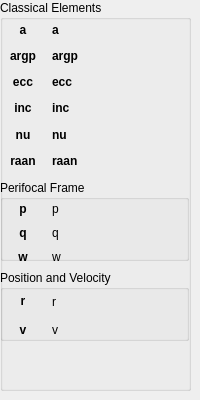
       <widget class="QWidget" name="tab_ELEM">
        <attribute name="title">
         <string>Elements</string>
        </attribute>
        <widget class="QWidget" name="layoutWidget">
         <property name="geometry">
          <rect>
           <x>0</x>
           <y>0</y>
           <width>191</width>
           <height>391</height>
          </rect>
         </property>
         <layout class="QVBoxLayout" name="verticalLayout_11" stretch="6">
          <item>
           <widget class="QGroupBox" name="groupBox">
            <property name="title">
             <string>Classical Elements</string>
            </property>
            <property name="flat">
             <bool>true</bool>
            </property>
            <widget class="QWidget" name="layoutWidget">
             <property name="geometry">
              <rect>
               <x>0</x>
               <y>20</y>
               <width>191</width>
               <height>151</height>
              </rect>
             </property>
             <layout class="QHBoxLayout" name="hlo_elem_data" stretch="1,3">
              <item>
               <layout class="QVBoxLayout" name="vlo_elem_fields">
                <item>
                 <widget class="QLabel" name="lf_a">
                  <property name="text">
                   <string>&lt;html&gt;&lt;head/&gt;&lt;body&gt;&lt;p&gt;&lt;span style=&quot; font-weight:600;&quot;&gt;a&lt;/span&gt;&lt;/p&gt;&lt;/body&gt;&lt;/html&gt;</string>
                  </property>
                  <property name="alignment">
                   <set>Qt::AlignCenter</set>
                  </property>
                 </widget>
                </item>
                <item>
                 <widget class="QLabel" name="lf_argp">
                  <property name="text">
                   <string>&lt;html&gt;&lt;head/&gt;&lt;body&gt;&lt;p&gt;&lt;span style=&quot; font-weight:600;&quot;&gt;argp&lt;/span&gt;&lt;/p&gt;&lt;/body&gt;&lt;/html&gt;</string>
                  </property>
                  <property name="alignment">
                   <set>Qt::AlignCenter</set>
                  </property>
                 </widget>
                </item>
                <item>
                 <widget class="QLabel" name="lf_ecc">
                  <property name="text">
                   <string>&lt;html&gt;&lt;head/&gt;&lt;body&gt;&lt;p&gt;&lt;span style=&quot; font-weight:600;&quot;&gt;ecc&lt;/span&gt;&lt;/p&gt;&lt;/body&gt;&lt;/html&gt;</string>
                  </property>
                  <property name="alignment">
                   <set>Qt::AlignCenter</set>
                  </property>
                 </widget>
                </item>
                <item>
                 <widget class="QLabel" name="lf_inc">
                  <property name="text">
                   <string>&lt;html&gt;&lt;head/&gt;&lt;body&gt;&lt;p&gt;&lt;span style=&quot; font-weight:600;&quot;&gt;inc&lt;/span&gt;&lt;/p&gt;&lt;/body&gt;&lt;/html&gt;</string>
                  </property>
                  <property name="alignment">
                   <set>Qt::AlignCenter</set>
                  </property>
                 </widget>
                </item>
                <item>
                 <widget class="QLabel" name="lf_nu">
                  <property name="text">
                   <string>&lt;html&gt;&lt;head/&gt;&lt;body&gt;&lt;p&gt;&lt;span style=&quot; font-weight:600;&quot;&gt;nu&lt;/span&gt;&lt;/p&gt;&lt;/body&gt;&lt;/html&gt;</string>
                  </property>
                  <property name="alignment">
                   <set>Qt::AlignCenter</set>
                  </property>
                 </widget>
                </item>
                <item>
                 <widget class="QLabel" name="lf_raan">
                  <property name="text">
                   <string>&lt;html&gt;&lt;head/&gt;&lt;body&gt;&lt;p&gt;&lt;span style=&quot; font-weight:600;&quot;&gt;raan&lt;/span&gt;&lt;/p&gt;&lt;/body&gt;&lt;/html&gt;</string>
                  </property>
                  <property name="alignment">
                   <set>Qt::AlignCenter</set>
                  </property>
                 </widget>
                </item>
               </layout>
              </item>
              <item>
               <layout class="QVBoxLayout" name="vlo_elem_values">
                <item>
                 <widget class="QLabel" name="elem_coe_0">
                  <property name="text">
                   <string>&lt;html&gt;&lt;head/&gt;&lt;body&gt;&lt;p&gt;&lt;span style=&quot; font-weight:600;&quot;&gt;a&lt;/span&gt;&lt;/p&gt;&lt;/body&gt;&lt;/html&gt;</string>
                  </property>
                  <property name="alignment">
                   <set>Qt::AlignLeading|Qt::AlignLeft|Qt::AlignVCenter</set>
                  </property>
                 </widget>
                </item>
                <item>
                 <widget class="QLabel" name="elem_coe_1">
                  <property name="text">
                   <string>&lt;html&gt;&lt;head/&gt;&lt;body&gt;&lt;p&gt;&lt;span style=&quot; font-weight:600;&quot;&gt;argp&lt;/span&gt;&lt;/p&gt;&lt;/body&gt;&lt;/html&gt;</string>
                  </property>
                  <property name="alignment">
                   <set>Qt::AlignLeading|Qt::AlignLeft|Qt::AlignVCenter</set>
                  </property>
                 </widget>
                </item>
                <item>
                 <widget class="QLabel" name="elem_coe_2">
                  <property name="text">
                   <string>&lt;html&gt;&lt;head/&gt;&lt;body&gt;&lt;p&gt;&lt;span style=&quot; font-weight:600;&quot;&gt;ecc&lt;/span&gt;&lt;/p&gt;&lt;/body&gt;&lt;/html&gt;</string>
                  </property>
                  <property name="alignment">
                   <set>Qt::AlignLeading|Qt::AlignLeft|Qt::AlignVCenter</set>
                  </property>
                 </widget>
                </item>
                <item>
                 <widget class="QLabel" name="elem_coe_3">
                  <property name="text">
                   <string>&lt;html&gt;&lt;head/&gt;&lt;body&gt;&lt;p&gt;&lt;span style=&quot; font-weight:600;&quot;&gt;inc&lt;/span&gt;&lt;/p&gt;&lt;/body&gt;&lt;/html&gt;</string>
                  </property>
                  <property name="alignment">
                   <set>Qt::AlignLeading|Qt::AlignLeft|Qt::AlignVCenter</set>
                  </property>
                 </widget>
                </item>
                <item>
                 <widget class="QLabel" name="elem_coe_4">
                  <property name="text">
                   <string>&lt;html&gt;&lt;head/&gt;&lt;body&gt;&lt;p&gt;&lt;span style=&quot; font-weight:600;&quot;&gt;nu&lt;/span&gt;&lt;/p&gt;&lt;/body&gt;&lt;/html&gt;</string>
                  </property>
                  <property name="alignment">
                   <set>Qt::AlignLeading|Qt::AlignLeft|Qt::AlignVCenter</set>
                  </property>
                 </widget>
                </item>
                <item>
                 <widget class="QLabel" name="elem_coe_5">
                  <property name="text">
                   <string>&lt;html&gt;&lt;head/&gt;&lt;body&gt;&lt;p&gt;&lt;span style=&quot; font-weight:600;&quot;&gt;raan&lt;/span&gt;&lt;/p&gt;&lt;/body&gt;&lt;/html&gt;</string>
                  </property>
                  <property name="alignment">
                   <set>Qt::AlignLeading|Qt::AlignLeft|Qt::AlignVCenter</set>
                  </property>
                 </widget>
                </item>
               </layout>
              </item>
             </layout>
            </widget>
            <widget class="QGroupBox" name="grp_pqw">
             <property name="geometry">
              <rect>
               <x>0</x>
               <y>180</y>
               <width>189</width>
               <height>81</height>
              </rect>
             </property>
             <property name="title">
              <string>Perifocal Frame</string>
             </property>
             <property name="flat">
              <bool>true</bool>
             </property>
             <widget class="QWidget" name="layoutWidget">
              <property name="geometry">
               <rect>
                <x>0</x>
                <y>20</y>
                <width>191</width>
                <height>66</height>
               </rect>
              </property>
              <layout class="QHBoxLayout" name="horizontalLayout_5" stretch="1,3">
               <item>
                <layout class="QVBoxLayout" name="verticalLayout_7">
                 <item>
                  <widget class="QLabel" name="label">
                   <property name="text">
                    <string>&lt;html&gt;&lt;head/&gt;&lt;body&gt;&lt;p&gt;&lt;span style=&quot; font-weight:600;&quot;&gt;p&lt;/span&gt;&lt;/p&gt;&lt;/body&gt;&lt;/html&gt;</string>
                   </property>
                   <property name="alignment">
                    <set>Qt::AlignCenter</set>
                   </property>
                  </widget>
                 </item>
                 <item>
                  <widget class="QLabel" name="label_2">
                   <property name="text">
                    <string>&lt;html&gt;&lt;head/&gt;&lt;body&gt;&lt;p&gt;&lt;span style=&quot; font-weight:600;&quot;&gt;q&lt;/span&gt;&lt;/p&gt;&lt;/body&gt;&lt;/html&gt;</string>
                   </property>
                   <property name="alignment">
                    <set>Qt::AlignCenter</set>
                   </property>
                  </widget>
                 </item>
                 <item>
                  <widget class="QLabel" name="label_3">
                   <property name="text">
                    <string>&lt;html&gt;&lt;head/&gt;&lt;body&gt;&lt;p&gt;&lt;span style=&quot; font-weight:600;&quot;&gt;w&lt;/span&gt;&lt;/p&gt;&lt;/body&gt;&lt;/html&gt;</string>
                   </property>
                   <property name="alignment">
                    <set>Qt::AlignCenter</set>
                   </property>
                  </widget>
                 </item>
                </layout>
               </item>
               <item>
                <layout class="QVBoxLayout" name="verticalLayout_8">
                 <item>
                  <widget class="QLabel" name="elem_pqw_0">
                   <property name="text">
                    <string>p</string>
                   </property>
                  </widget>
                 </item>
                 <item>
                  <widget class="QLabel" name="elem_pqw_1">
                   <property name="text">
                    <string>q</string>
                   </property>
                  </widget>
                 </item>
                 <item>
                  <widget class="QLabel" name="elem_pqw_2">
                   <property name="text">
                    <string>w</string>
                   </property>
                  </widget>
                 </item>
                </layout>
               </item>
              </layout>
             </widget>
            </widget>
            <widget class="QGroupBox" name="grp_rv">
             <property name="geometry">
              <rect>
               <x>0</x>
               <y>270</y>
               <width>189</width>
               <height>71</height>
              </rect>
             </property>
             <property name="title">
              <string>Position and Velocity</string>
             </property>
             <property name="flat">
              <bool>true</bool>
             </property>
             <widget class="QWidget" name="layoutWidget">
              <property name="geometry">
               <rect>
                <x>0</x>
                <y>20</y>
                <width>191</width>
                <height>51</height>
               </rect>
              </property>
              <layout class="QHBoxLayout" name="horizontalLayout_6" stretch="1,3">
               <item>
                <layout class="QVBoxLayout" name="verticalLayout_9">
                 <item>
                  <widget class="QLabel" name="label_7">
                   <property name="text">
                    <string>&lt;html&gt;&lt;head/&gt;&lt;body&gt;&lt;p&gt;&lt;span style=&quot; font-weight:600;&quot;&gt;r&lt;/span&gt;&lt;/p&gt;&lt;/body&gt;&lt;/html&gt;</string>
                   </property>
                   <property name="alignment">
                    <set>Qt::AlignCenter</set>
                   </property>
                  </widget>
                 </item>
                 <item>
                  <widget class="QLabel" name="label_8">
                   <property name="text">
                    <string>&lt;html&gt;&lt;head/&gt;&lt;body&gt;&lt;p&gt;&lt;span style=&quot; font-weight:600;&quot;&gt;v&lt;/span&gt;&lt;/p&gt;&lt;/body&gt;&lt;/html&gt;</string>
                   </property>
                   <property name="alignment">
                    <set>Qt::AlignCenter</set>
                   </property>
                  </widget>
                 </item>
                </layout>
               </item>
               <item>
                <layout class="QVBoxLayout" name="verticalLayout_10">
                 <item>
                  <widget class="QLabel" name="elem_rv_0">
                   <property name="text">
                    <string>r</string>
                   </property>
                  </widget>
                 </item>
                 <item>
                  <widget class="QLabel" name="elem_rv_1">
                   <property name="text">
                    <string>v</string>
                   </property>
                  </widget>
                 </item>
                </layout>
               </item>
              </layout>
             </widget>
            </widget>
           </widget>
          </item>
         </layout>
        </widget>
       </widget>
